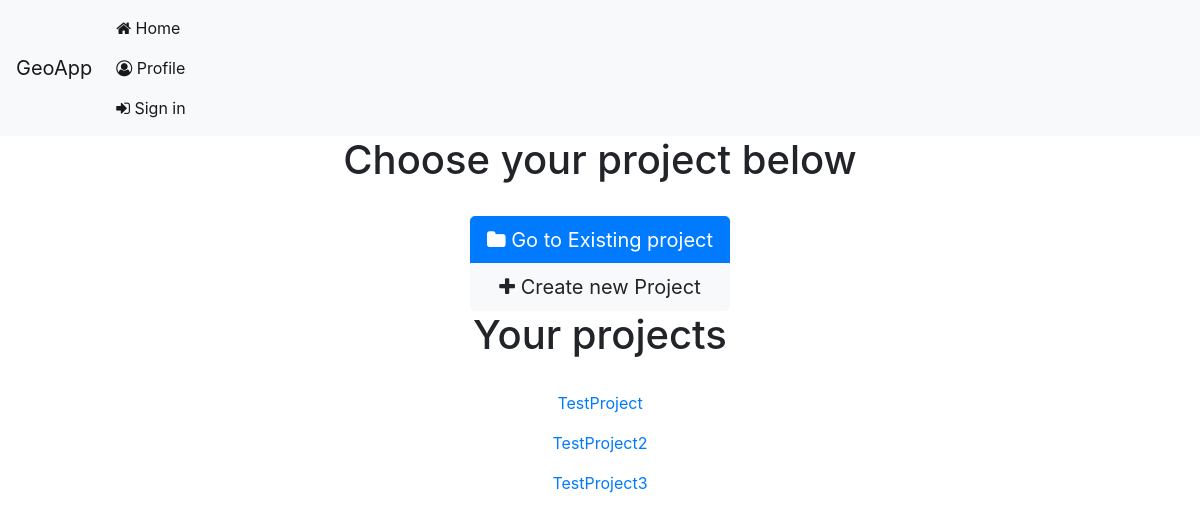
The page / (signed in) on the database as committed earlier.
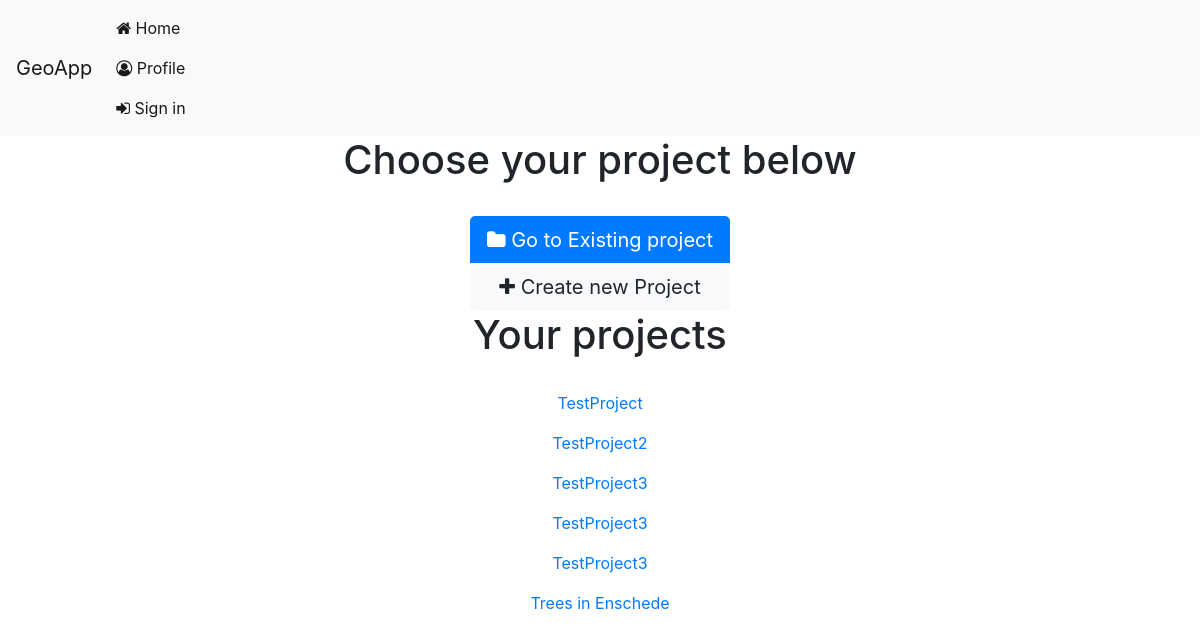
The same page on the database as committed later.
### datacaptureapp/models.py (models this page shows)
class Project(models.Model):
    name = models.CharField(max_length=50)
    description = models.TextField()
    user = models.ManyToManyField(Account)  # A project belongs to a single user

### datacaptureapp/views.py (the view)
# urls.py: path('', views.projects, name='projects'),
def projects(request):
    user = request.user
    projects = Project.objects.filter(user=user)
    return render(request, 'datacaptureapp/home.html', {'projects': projects})

### datacaptureapp/templates/datacaptureapp/home.html (shortened to what this page needs)
{% extends "datacaptureapp/base.html" %}
{% block content %}
<div class="home">
    <h1 class="text-center">Choose your project below</h1>
	<BR>
	<div class ="text-center">
		<div class="btn-group-vertical ">
            <button type="button" class="btn btn-primary btn-lg" data-toggle="modal" data-target="#gotoproject"><i class="fa fa-folder"> </i> Go to Existing project  </button>
			<button onclick="location.href='new'" type="button" class="btn btn-light btn-lg" ><i class="fa fa-plus"> </i> Create new Project</button>
		</div>
	</div>
<h1 class="text-center">Your projects</h1>
<br>
<div class="text-center">
    {% for project in  projects %}
        <p><a href="{% url 'project' project.id %}">{{ project.name }}</a></p>
    {% endfor %}
</div>
</div>
{% endblock %}

Rows that differ between the two databases and show on the page:
added Project: name "TestProject3"
added Project: name "TestProject3"
added Project: name "Trees in Enschede"
